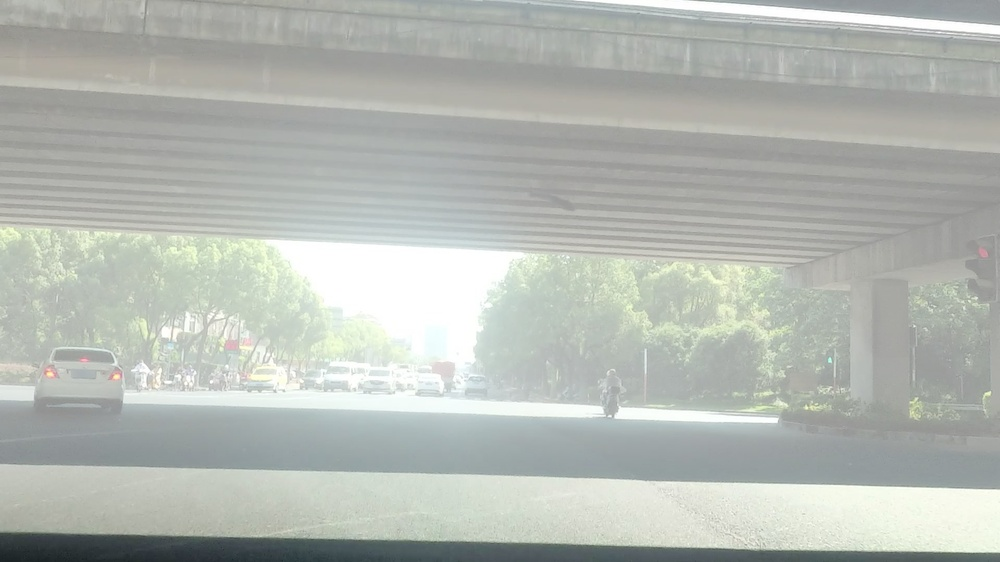
#> input picture defog/fog/HT_TRAIN_000001_SH_000.jpg, 1000 x 562 px, shrunk from 1920 x 1080 before the run; its folder holds only this picture in this run
$ python demo.py
#> lines starting #> are read from the running program, lines starting #| are printed output that depends on the picture
#> further down, img is the input picture: shape (562, 1000, 3); mean B, G, R 178.7, 184.7, 180
### defog/retinex.py
import cv2
import numpy as np

eps=np.finfo(np.double).eps

# [8 lines left out: function simplest_color_balance, not called in this run]

def gauss_blur(img,sigma,method='original'):
    if method=='original':
        return gauss_blur_original(img,sigma)
    elif method=='recursive':
        return gauss_blur_recursive(img,sigma)


def gauss_blur_original(img,sigma):
    row_filter=get_gauss_kernel(sigma,1)
    t=cv2.filter2D(img,-1,row_filter[...,None])
    return cv2.filter2D(t,-1,row_filter.reshape(1,-1))

def gauss_blur_recursive(img,sigma):
    pass

def get_gauss_kernel(sigma,dim=2):

    ksize=int(np.floor(sigma*6)/2)*2+1
    k_1D=np.arange(ksize)-ksize//2
    k_1D=np.exp(-k_1D**2/(2*sigma**2))
    k_1D=k_1D/np.sum(k_1D)
    if dim==1:
        return k_1D
    elif dim==2:
        return k_1D[:,None].dot(k_1D.reshape(1,-1))


# [34 lines left out: function retinex_FM, not called in this run]


def MultiScaleRetinex(img, sigmas=[15, 80, 250], weights=None, flag=True):
#> called with flag = False
    if weights == None:
        weights = np.ones(len(sigmas)) / len(sigmas)
    elif not abs(sum(weights) - 1) < 0.00001:
        raise ValueError('sum of weights must be 1!')
    r = np.zeros(img.shape, dtype='double')
    img = img.astype('double')
    for i, sigma in enumerate(sigmas):
        r += (np.log(img + 1) - np.log(gauss_blur(img, sigma) + 1)) * weights[i]
#> this loop made 3 passes
#> pass 1, in gauss_blur_original, `t=cv2.filter2D(img,-1,row_filter[...,None])`:
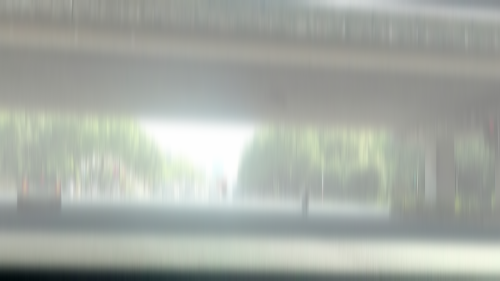
#> t: shape (562, 1000, 3) float64 (shown at 1/2 size); mean B, G, R 178.8, 184.7, 180; drawn with min black and max white
#> pass 1, in MultiScaleRetinex, `r += (np.log(img + 1) - np.log(gauss_blur(img, sigma) + 1)) * weights[i]`:
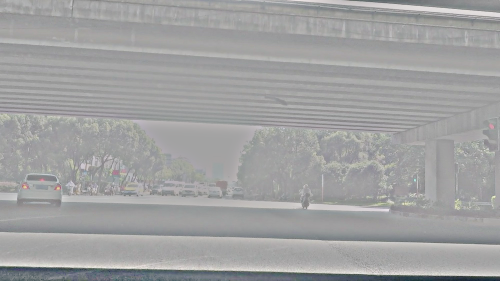
#> r: shape (562, 1000, 3) float64 (shown at 1/2 size); mean B, G, R -0.00202, -0.00241, -0.00291; drawn with min black and max white
#> pass 2, in gauss_blur_original (call 2), `t=cv2.filter2D(img,-1,row_filter[...,None])`:
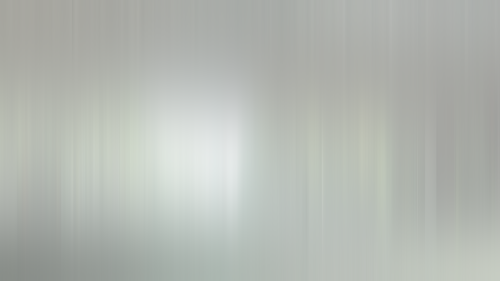
#> t: shape (562, 1000, 3) float64 (shown at 1/2 size); mean B, G, R 178.8, 184.7, 180.1
#> pass 2, in MultiScaleRetinex, `r += (np.log(img + 1) - np.log(gauss_blur(img, sigma) + 1)) * weights[i]`:
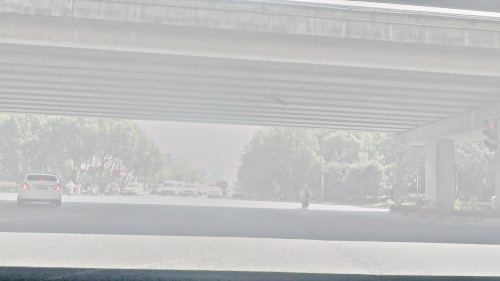
#> r: shape (562, 1000, 3) float64 (shown at 1/2 size); mean B, G, R -0.00717, -0.00828, -0.00969; drawn with min black and max white
    if flag:
        mmin = np.min(r, axis=(0, 1), keepdims=True)
        mmax = np.max(r, axis=(0, 1), keepdims=True)
        r = (r - mmin) / (mmax - mmin) * 255
        r = r.astype('uint8')
    return r

# [23 lines left out: functions retinex_MSRCP, retinex_MSRCR, not called in this run]

def retinex_AMSR(img, sigmas=[12, 80, 250]):
    img = img.astype('double') + 1  #
    msr = MultiScaleRetinex(img - 1, sigmas, flag=False)
    # msr = retinex_MSRCR(img - 1, sigmas)
    y = 0.05
    for i in range(msr.shape[-1]):
        v, c = np.unique((msr[..., i] * 100).astype('int'), return_counts=True)
        sort_v_index = np.argsort(v)
        sort_v, sort_c = v[sort_v_index], c[sort_v_index]  # plot hist
        zero_ind = np.where(sort_v == 0)[0][0]
        zero_c = sort_c[zero_ind]
        #
        _ = np.where(sort_c[:zero_ind] <= zero_c * y)[0]
        if len(_) == 0:
            low_ind = 0
        else:
            low_ind = _[-1]
        _ = np.where(sort_c[zero_ind + 1:] <= zero_c * y)[0]
        if len(_) == 0:
            up_ind = len(sort_c) - 1
        else:
            up_ind = _[0] + zero_ind + 1
        #
        low_v, up_v = sort_v[[low_ind, up_ind]] / 100  # low clip value and up clip value
        msr[..., i] = np.maximum(np.minimum(msr[:, :, i], up_v), low_v)
        mmin = np.min(msr[..., i])
        mmax = np.max(msr[..., i])
        msr[..., i] = (msr[..., i] - mmin) / (mmax - mmin) * 255
#> this loop made 3 passes
#> (zero_ind, zero_c, low_ind, up_ind, low_v, up_v, mmin, mmax) on passes 1 to 3: (110, 58185, 97, 131, -0.13, 0.21, -0.13, 0.21), (116, 52040, 100, 137, -0.16, 0.21, -0.16, 0.21), (135, 55432, 117, 157, -0.18, 0.22, -0.18, 0.22)
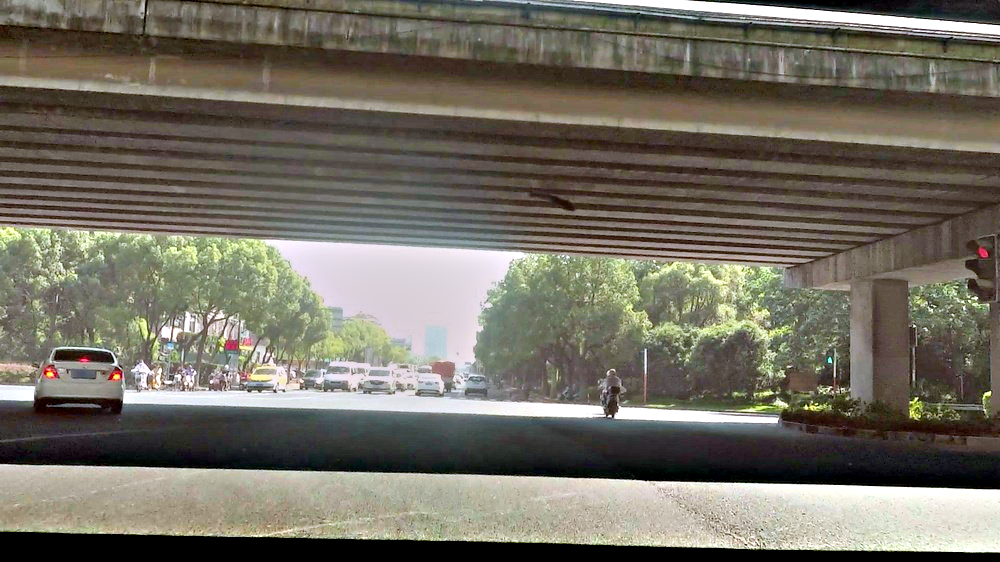
#> msr: shape (562, 1000, 3) float64; mean B, G, R 98.6, 110.4, 114.9
    msr = msr.astype('uint8')
    return msr

### defog/demo.py
import os
import cv2
from retinex import retinex_AMSR
import matplotlib.pyplot as plt


filepath = r'./fog/'
pathDir = os.listdir(filepath)


for i, allDir in enumerate(pathDir):

    imgpath = r'./fog/' + allDir
    img = cv2.imread(imgpath)
    retinex_img = retinex_AMSR(img, )

    # cv2.imwrite(r'./out_defog/' + allDir, retinex_img)
    cv2.imwrite(os.path.join(r'./out-defog/', allDir), retinex_img)
    print('Finished fogging:'+allDir+'(%g/%g)' % (i+1, len(pathDir)))

$ run again, on defog/fog/HT_TRAIN_000005_SH_000.jpg
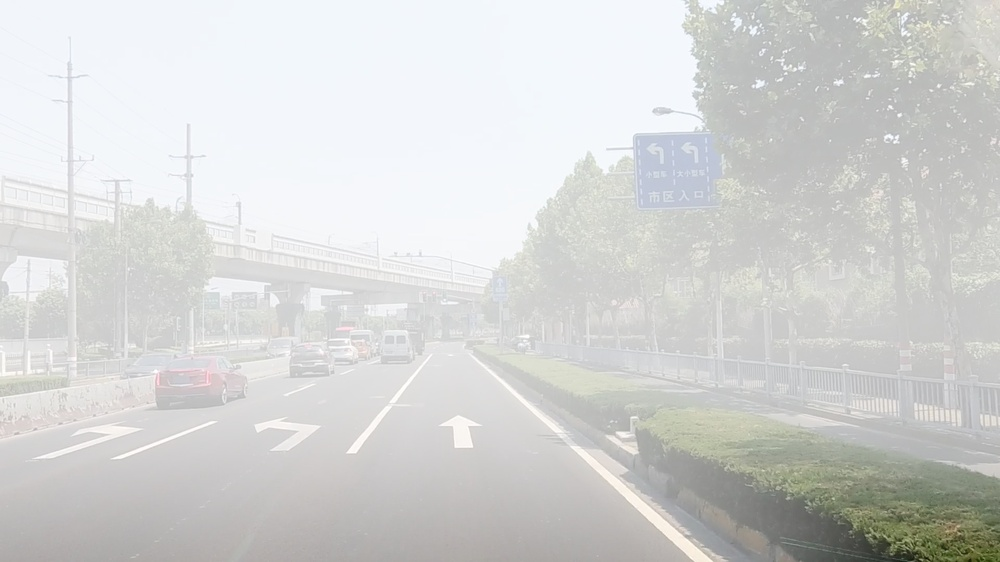
#> input picture defog/fog/HT_TRAIN_000005_SH_000.jpg, 1000 x 562 px, shrunk from 1920 x 1080 before the run
#> img is the input picture: shape (562, 1000, 3); mean B, G, R 210.8, 212.1, 211.1
#> the loop in MultiScaleRetinex, `for i, sigma in enumerate(sigmas):` made 3 passes
#> pass 2, in MultiScaleRetinex, `r += (np.log(img + 1) - np.log(gauss_blur(img, sigma) + 1)) * weights[i]`:
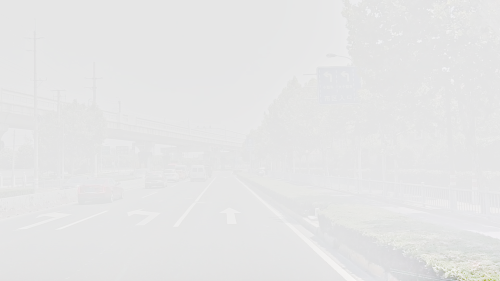
#> r: shape (562, 1000, 3) float64 (shown at 1/2 size); mean B, G, R -0.00363, -0.00239, -0.00258; drawn with min black and max white
#> the loop in retinex_AMSR, `for i in range(msr.shape[-1]):` made 3 passes
#> (zero_ind, zero_c, low_ind, up_ind, low_v, up_v, mmin, mmax) on passes 1 to 3: (239, 58178, 226, 250, -0.13, 0.11, -0.13, 0.11), (141, 62093, 129, 151, -0.12, 0.1, -0.12, 0.1), (151, 62274, 140, 161, -0.11, 0.1, -0.11, 0.1)
#> after the loop in retinex_AMSR, `for i in range(msr.shape[-1]):`:
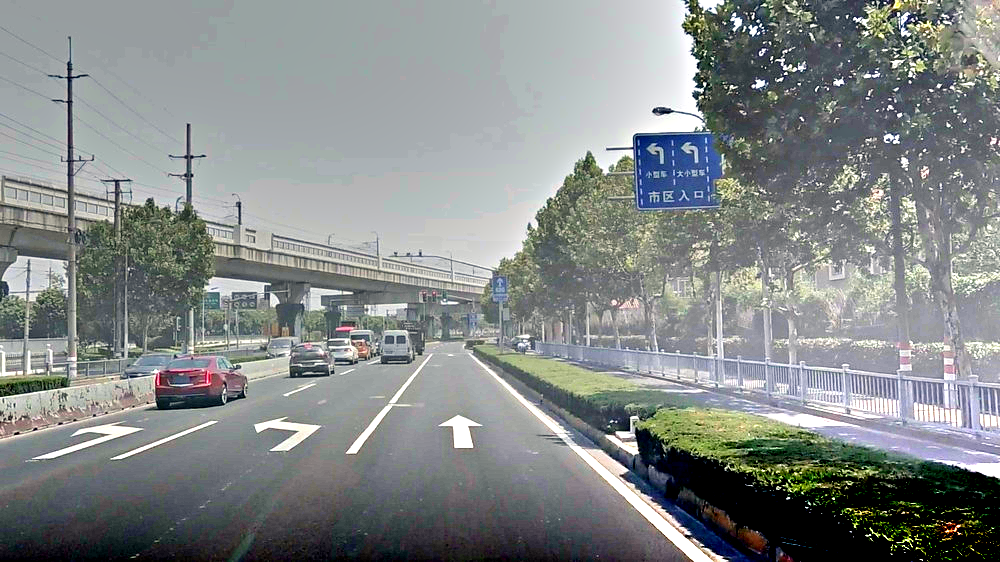
#> msr: shape (562, 1000, 3) float64; mean B, G, R 136.9, 137.5, 132.7

$ run again, on defog/fog/HT_TRAIN_000006_SH_000.jpg
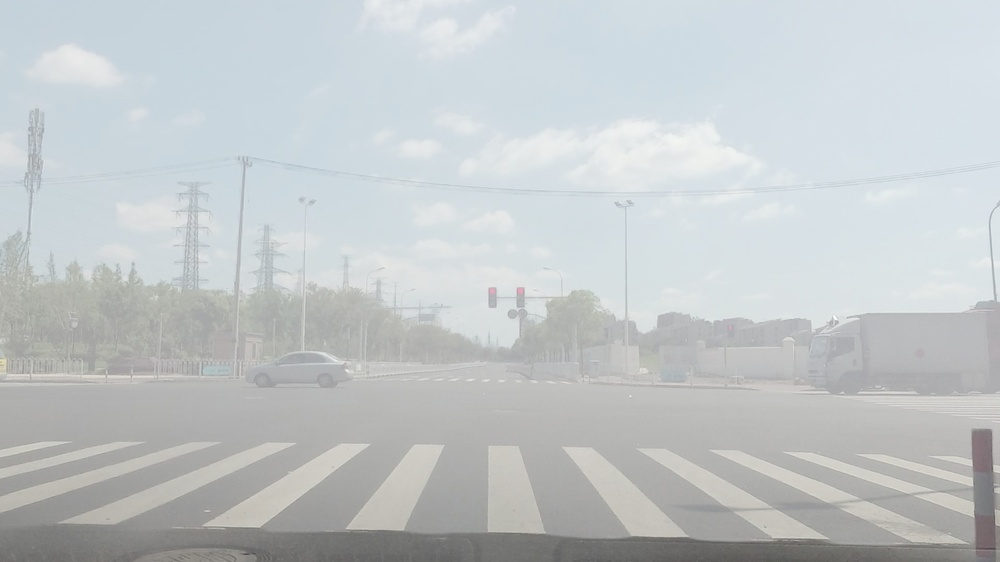
#> input picture defog/fog/HT_TRAIN_000006_SH_000.jpg, 1000 x 562 px, shrunk from 1920 x 1080 before the run
#> img is the input picture: shape (562, 1000, 3); mean B, G, R 200.6, 199.1, 194.2
#> after the loop in MultiScaleRetinex, `for i, sigma in enumerate(sigmas):`:
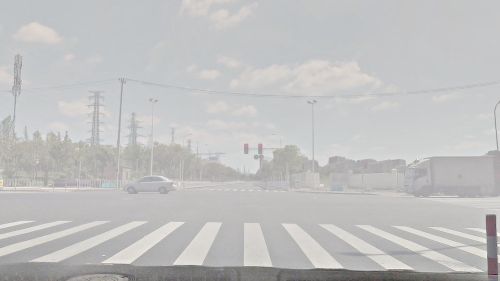
#> r: shape (562, 1000, 3) float64 (shown at 1/2 size); mean B, G, R -0.00733, -0.00664, -0.00587; drawn with min black and max white
#> the loop in retinex_AMSR, `for i in range(msr.shape[-1]):` made 3 passes
#> (zero_ind, zero_c, low_ind, up_ind, low_v, mmin) on passes 1 to 3: (70, 32121, 57, 81, -0.13, -0.13), (70, 83244, 60, 81, -0.1, -0.1), (65, 131826, 56, 76, -0.09, -0.09)
#> after the loop in retinex_AMSR, `for i in range(msr.shape[-1]):`:
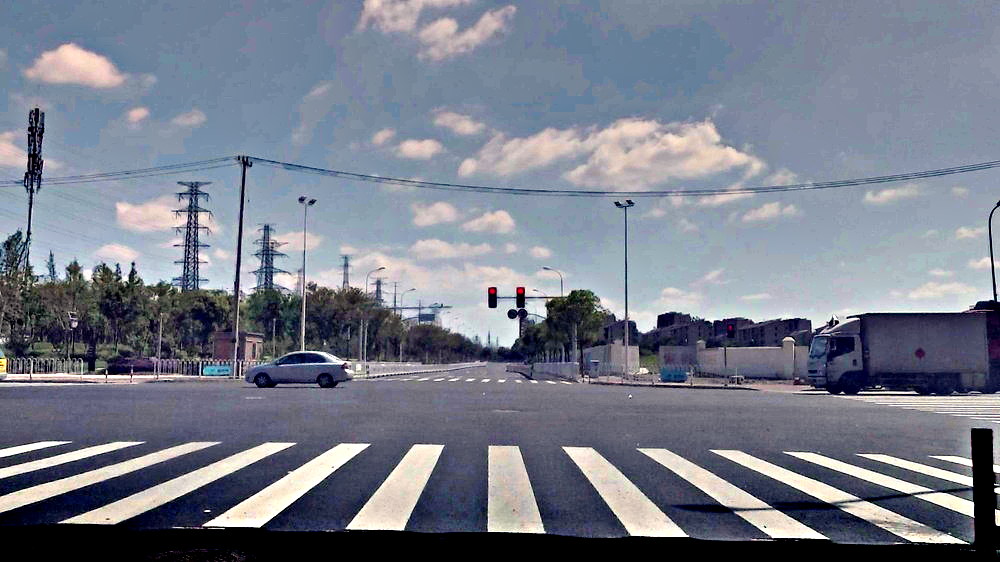
#> msr: shape (562, 1000, 3) float64; mean B, G, R 139.4, 125.5, 119.8
